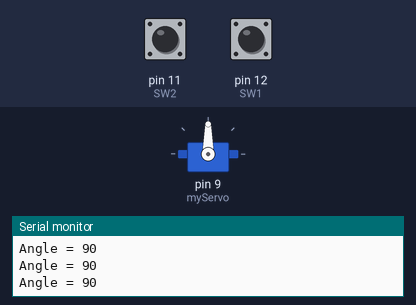
The sketch below on a simulated Arduino Uno, built with avr-gcc and run on an emulated ATmega328P. On the bench: servo, the last lines printed to the serial monitor. The inputs (shaded band) are chosen by the test bench; at power-on: pin 12 (SW1) LOW, pin 11 (SW2) LOW.

Above: at 1.2 s.
1.3 s: pin 12 (SW1) pulled HIGH for 1 s
At 2.5 s:
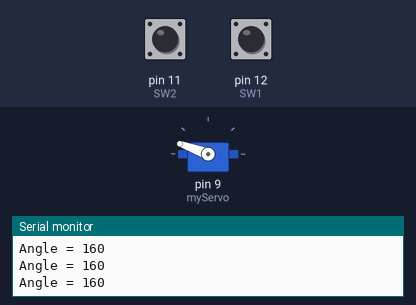
3.8 s: pin 11 (SW2) pulled HIGH for 1 s
At 5.8 s:
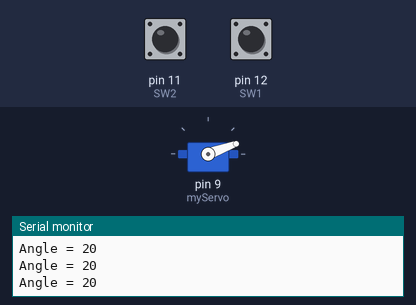
6.3 s: pin 12 (SW1) pulled HIGH for 0.15 s
At 7.6 s:
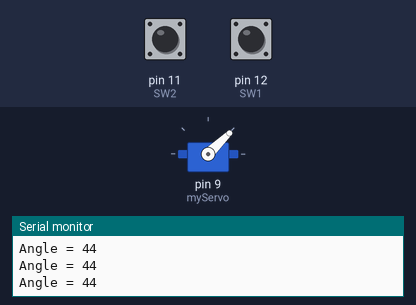
7.9 s: pin 11 (SW2) pulled HIGH for 0.15 s
At 9.4 s:
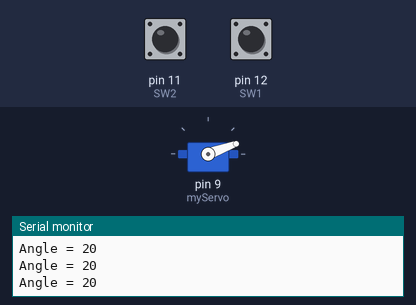
11.0 s: pin 12 (SW1) pulsed HIGH 5 times (0.12 s each, 0.3 s apart)
At 12.6 s:
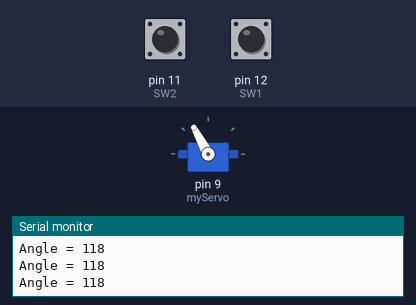
Timing chart, 0 to 14.1 s (numbered marks = the images above; inputs shaded):
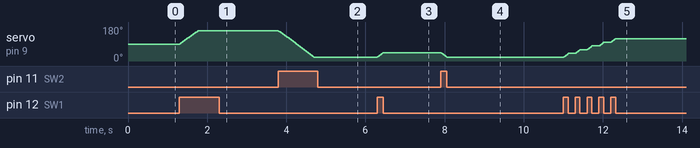

Measured:
- after the input at 1.3 s, servo on pin 9 (myServo): moves from 90° to 160° over 0.46 s, starting at once
- after the input at 3.8 s, servo on pin 9 (myServo): moves from 160° to 20° over 0.89 s, starting at once
- after the input at 6.3 s, servo on pin 9 (myServo): 20° → 44° at once
- after the input at 7.9 s, servo on pin 9 (myServo): 44° → 20° at once
- after the input at 11.0 s, servo on pin 9 (myServo): moves from 20° to 118° over 1.3 s, starting at once

The sketch:

Exercise_d_.ino
```cpp
// ServoControlWithPushbuttons.ino
// Press and hold P12 pushbutton to rotate the servo counterclockwise, llor press the pushbutton connected to P11 to rotate the servo clockwise.
// 4105054025、鄭琮寶

#include <Servo.h>

Servo myServo;
const byte SW1 = 12; // counterclockwise
const byte SW2 = 11; // clockwise
boolean button1;
boolean button2;
byte Angle = 90;

void setup() {
  myServo.attach(9); // 設定伺服機
  Serial.begin(9600);
  pinMode(SW1, INPUT);
  pinMode(SW2, INPUT);

}

void loop() {
  button1 = digitalRead(SW1);
  if(button1){
    if(Angle < 159){ // 最大角度限制
      Angle += 2;
    }
  }
  button2 = digitalRead(SW2);
  if(button2){
    if(Angle > 21){ // 最小角度限制
      Angle -= 2;
    }
  }
  myServo.write(Angle);
  Serial.print("Angle = ");
  Serial.println(Angle, DEC);
  delay(10);

}
```
